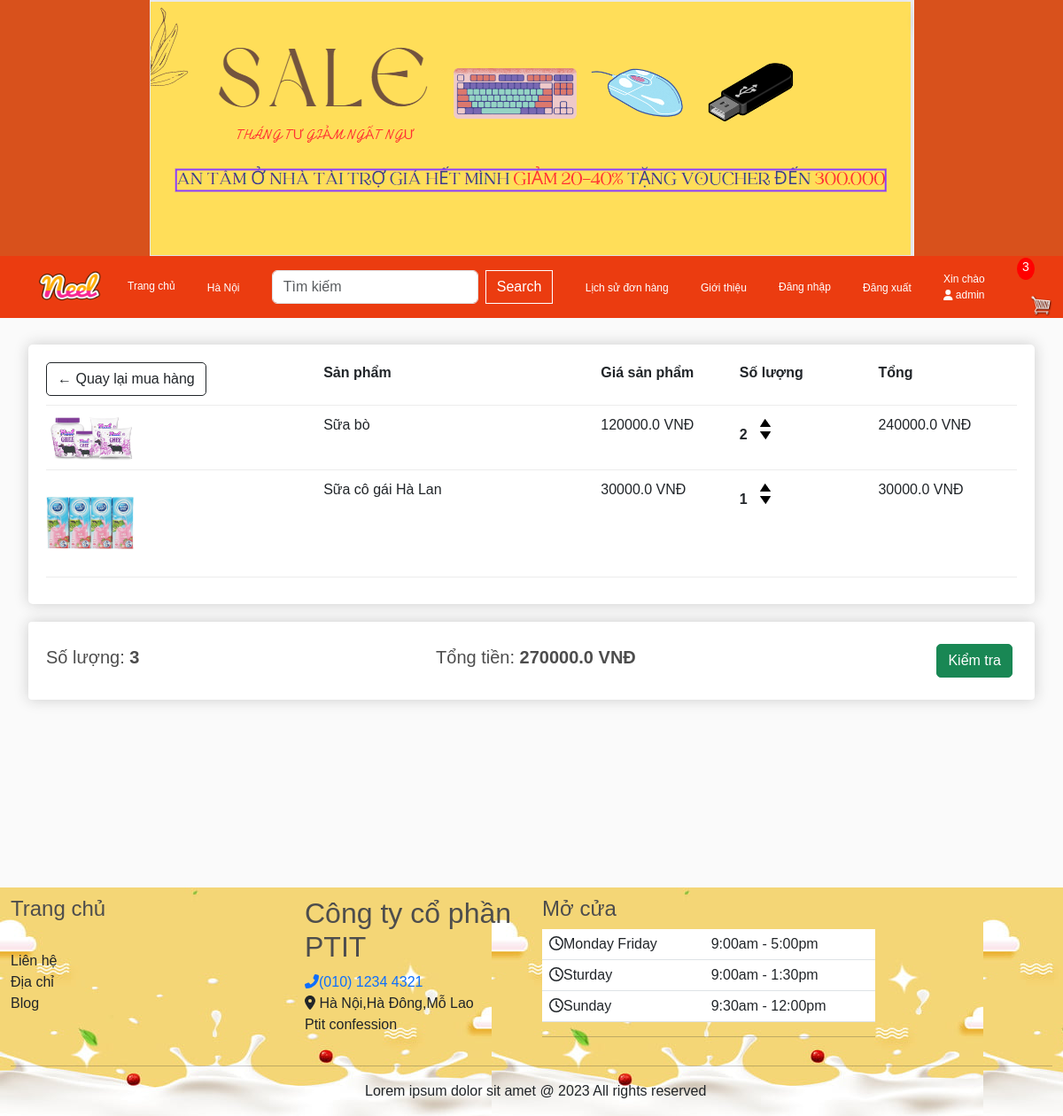
The app's page /cart/ (signed in) with its own data.
### pages/models.py (models this page shows, shortened)
class OrderItem(models.Model):
    product = models.ForeignKey(Product,on_delete=models.SET_NULL,blank=True,null=True)
    order = models.ForeignKey(Order,on_delete=models.SET_NULL,blank=True,null=True)
    quantity = models.IntegerField(default=0, null=True, blank=True)
    date_added=models.DateTimeField(auto_now_add=True)
    @property
    def get_total(self):
        total=self.product.price * self.quantity
        return total

class Product(models.Model):
    name = models.CharField(max_length=200,null=True)
    price = models.FloatField()
    digital=models.BooleanField(default=False, null=True,blank=False)
    image = models.ImageField(null=True,blank=True)
    @property
    def ImageURL(self):
        try:
            url= self.image.url
        except:
            url=''
        return url

class Order(models.Model):
    customer = models.ForeignKey(User,on_delete=models.SET_NULL,blank=True,null=True)
    date_order=models.DateTimeField(auto_now_add=True)
    complete=models.BooleanField(default=True,null=True,blank=False)
    transaction_id=models.CharField(max_length=200,null=True)
    @property
    def get_cart_items(self):
        orderitems= self.orderitem_set.all()
        total = sum([item.quantity for item in orderitems])
        return total
    @property
    def get_cart_total(self):
        orderitems= self.orderitem_set.all()
        total = sum([item.get_total for item in orderitems])
        return total

### pages/views.py (the view)
# urls.py: path("cart/", views.cart, name="cart"),
def cart(request):
    if request.user.is_authenticated:
        customer =  request.user
        order,created = Order.objects.get_or_create(customer=customer,complete=False)
        items =order.orderitem_set.all()
        cartItems = order.get_cart_items
        user_not_login="hidden"
        user_login="show"
    else:
        items=[]
        order={'get_cart_items':0, 'get_cart_total':0}
        cartItems = order['get_cart_items']
        user_not_login="show"
        user_login="hidden"
    context={'items':items, 'order':order,'cartItems':cartItems,'user_not_login':user_not_login,'user_login':user_login}
    return render(request,'app/cart.html',context)

### pages/templates/app/cart.html
{% extends 'app/base.html' %} {% load static %} {% block cart_content %}
<div class="row" style="width: 100%; margin: 0; padding: 20px">
  <div class="col-lg-12">
    <div class="box-element" style="padding: 20px; border-radius: 5px">
      <div class="cart-row">
        <div style="flex: 2">
          <a
            class="btn btn-outline-dark"
            href="{% url 'home' %}"
            style="border-radius: 5px"
            >&#x2190; Quay lại mua hàng</a
          >
        </div>
        <div style="flex: 2"><strong>Sản phẩm</strong></div>
        <div style="flex: 1"><strong>Giá sản phẩm</strong></div>
        <div style="flex: 1"><strong>Số lượng</strong></div>
        <div style="flex: 1"><strong>Tổng</strong></div>
      </div>
      {% for item in items %}
      <div class="cart-row">
        <div style="flex: 2">
          <img class="row-image" src="{{item.product.ImageURL}}" />
        </div>
        <div style="flex: 2"><p>{{item.product.name}} </p></div>
        <div style="flex: 1"><p>{{item.product.price}} VNĐ</p></div>
        <div style="flex: 1">
          <p class="quantity">{{item.quantity}}</p>
          <div class="quantity">
            <img
              data-product="{{item.product.id}}"
              data-action="add"
              class="chg-quantity update-cart"
              src="{% static  'app/images/arrow-up.png' %}"
            />
            <img
              data-product="{{item.product.id}}"
              data-action="remove"
              class="chg-quantity update-cart"
              src="{% static  'app/images/arrow-down.png' %}"
            />
          </div>
        </div>
        <div style="flex: 1"><p>{{item.get_total}} VNĐ</p></div>
      </div>
      {% endfor %}
    </div>
    <div
      class="box-element"
      style="
        display: flex;
        padding: 20px;
        justify-content: space-between;
        align-items: center;
        width: 100%;
		margin-top: 20px;
      "
    >
      <div>
        <h5>Số lượng: <strong>{{order.get_cart_items}}</strong></h5>
      </div>
      <div>
        <th>
          <h5>Tổng tiền:<strong> {{order.get_cart_total}} VNĐ</strong></h5>
        </th>
      </div>
      <div>
        <a
          style="float: right; margin: 5px; border-radius: 5px"
          class="btn btn-success"
          href="{% url 'checkout' %}"
          >Kiểm tra</a
        >
      </div>
    </div>
  </div>
</div>
{% endblock cart_content %}

### pages/templates/app/base.html (shortened to what this page needs)
{% load static %}
<html>
<head>
    <link href="https://cdn.jsdelivr.net/npm/bootstrap@5.3.0-alpha1/dist/css/bootstrap.min.css" rel="stylesheet">
    <link href="{%static 'app/css/style.css' %} " rel="stylesheet" />
    <link href="{%static 'app/css/owl.carousel.min.css' %} " rel="stylesheet" />
    <link href="{%static 'app/css/all.min.css' %} " rel="stylesheet" />
    <link rel="stylesheet" type="text/css" href="{% static 'app/css/main.css'%}">
	<link rel="stylesheet" href="https://cdnjs.cloudflare.com/ajax/libs/font-awesome/6.4.0/css/all.min.css" />
	<link href="{%static 'app/css/style1.css' %} " rel="stylesheet"  href="style1.css"/>
</head>
<body>
	<header>
	<img src=" app/images/banner1.png" alt="">
</header>
<nav >
	<div class="container-fluid">
	<ul style="margin: 0;">
		<li><a  href="{% url 'home' %}"><img style="margin-right:30px" src=" {% static 'app/images/Neel.png' %} " width="70" height="70" alt="">Trang chủ</a></li>
		<li><a href="">Hà Nội</a></li>
		<li><a href=""></a> <form class="d-flex" role="search" method =POST action="{% url 'search' %}">
			<input class="form-control me-2" type="search" placeholder="Tìm kiếm" aria-label="Search" name="searched">
			<button style="    color: white;border: 1px solid;" class="btn btn-outline-success" type="submit">Search</button>
		  </form></li>
		<li><a href="">Lịch sử đơn hàng</a></li>
		<li><a href="{% url 'introduce' %}">Giới thiệu</a></li>
		<li><a href="{% url 'login' %}">Đăng nhập</a></li>
<li><a href="{% url 'logout' %}">Đăng xuất</a></li>
    <li>
      <a href="">
        <div class="form-inline my-2 my-lg-0" style="visibility: {{user_login}}">
          <div> Xin chào
            <br>
            <i class="fa-solid fa-user">
            </i> {{request.user}}
          </div>
         </div>
      </a>
    </li>
<li>
  <div class="form-inline my-2 my-lg-0">
    <a  href="{%url 'cart' %}">
      <p id="cart-total">{{cartItems}}</p>
      <img id ="cart-icon" src="{% static 'images/cart.png' %}">
    </a>
    </div>
    </li>
	</ul>
</div>
</nav>
</body>
</html>
<body>
{% block cart_content %}{% endblock cart_content %}
<br>
<br><br><br>
<br><br><br><br>
<footer style="background-image: url('../../static/app/images/banner/baner_footer2.jpg');width: 100%;" >
  <div class="container">
      <div class="footer-top">
          <div class="row">
              <div class="col-md-4 col-lg-3 about-footer">
                <h4>Trang chủ</h4>
                      <br/>Liên hệ
                      <br/>Địa chỉ
                      <br/>Blog
                      <br/>
                    <br/>
              </div>
              <div class="col-md-6 col-lg-3 page-more-info">
                  <div class="footer-title">
                    <ul>
                        <h2>Công ty cổ phần PTIT</h2>
                        <li><a href="tel:(010) 1234 4321"><i class="fas fa-phone fa-flip-horizontal"></i>(010) 1234 4321</a></li>
                        <li><i class="fas fa-map-marker-alt"></i>
                            Hà Nội,Hà Đông,Mỗ Lao
                            <br/>Ptit confession
                            <br/>
                        </li>
                    </ul>
                  </div>
              </div>
              <div class="col-md-6 col-lg-4 open-hours">
                  <div class="footer-title">
                      <h4>Mở cửa</h4>
                  </div>
                  <table class="table">
                      <tbody>
                          <tr>
                              <td><i class="far fa-clock"></i>Monday Friday</td>
                              <td>9:00am - 5:00pm</td>
                          </tr>
                          <tr>
                              <td><i class="far fa-clock"></i>Sturday</td>
                              <td>9:00am - 1:30pm</td>
                          </tr>
                          <tr>
                              <td><i class="far fa-clock"></i>Sunday</td>
                              <td>9:30am - 12:00pm</td>
                          </tr>
                      </tbody>
                  </table>
                  <hr>
              </div>
          </div>
      </div>
      <hr>
      <div class="footer-bottom">
          <div class="row">
              <div class="col-sm-4">
              </div>
              <div class="col-sm-8">
                  <p>Lorem ipsum dolor sit amet @ 2023 All rights reserved</p>
              </div>
          </div>
      </div>
  </div>
</footer>
</body>
</html>

### pages/static/app/css/main.css (style rules this page uses)
body { background-color: hsl(0, 0%, 98%); }
h1,h2,h3,h4,h5,h6 { color:hsl(0, 0%, 30%); }
.box-element { box-shadow:hsl(0, 0%, 80%) 0 0 16px; background-color: #fff; border-radius: 4px; padding: 5px; }
#cart-icon { width:25px; display: inline-block; margin-left: 15px; }
#cart-total { display: block; text-align: center; color:#fff; background-color: red; width: 20px; height: 25px; border-radius: 50%; font-size: 14px; }
.col-lg-3, .col-lg-4, .col-lg-6, .col-lg-8, .col-lg-12 { margin-top: 10px; }
.btn { border-radius: 0; }
.row-image { width: 100px; }
.cart-row { display: flex; align-items: flex-stretch; padding-bottom: 10px; margin-bottom: 10px; border-bottom: 1px solid #ececec; }
.quantity { display: inline-block; font-weight: 700; padding-right:10px; }
.chg-quantity { width: 12px; cursor: pointer; display: block; margin-top: 5px; transition:.1s; }

### pages/static/app/css/style1.css (style rules this page uses)
* { margin: 0; padding: 0; box-sizing: border-box; font-family: Arial, Helvetica, sans-serif; }
ul { list-style: none; }
.container { max-width: 1200px; margin: auto; }
a { text-decoration: none; }
header { background-color: rgb(216, 81, 28); text-align: center; }
nav { background-color: rgb(235, 60, 16); }
nav ul { display: flex; justify-content: space-between; align-items: center; }
nav ul li a { color :white; font-size: 12px; }
nav ul li:nth-child(3) { position: relative; }

### records on screen
OrderItem: product.ImageURL (picture), product.name "Sữa bò", product.price "120000.0", quantity "2", get_total "240000.0"
OrderItem: product.ImageURL (picture), product.name "Sữa cô gái Hà Lan", product.price "30000.0", quantity "1", get_total "30000.0"
Order: get_cart_items "3", get_cart_total "270000.0"

### other values on screen
{{ request.user }} "admin"
{{ cartItems }} "3"
